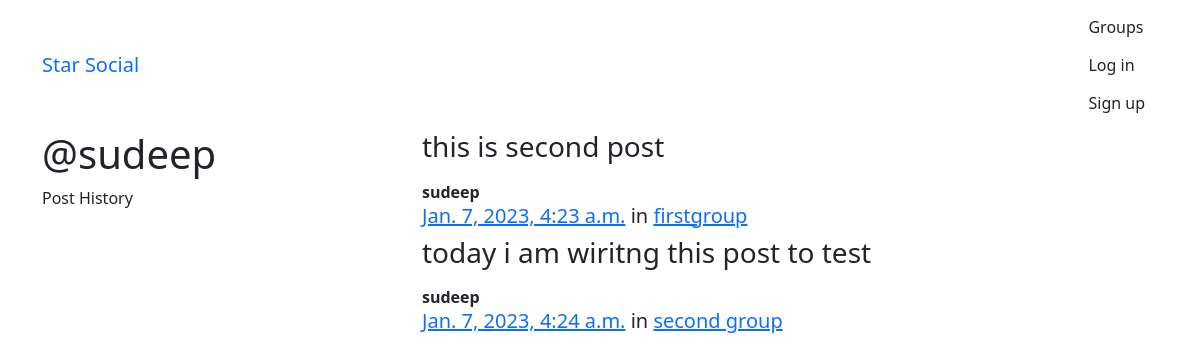
Screenshot of /posts/by/sudeep/ with the database file from the repository.
### posts/models.py (models this page shows, shortened)
class Post(models.Model):
    user = models.ForeignKey(User, related_name="posts", on_delete=models.CASCADE)
    created_date = models.DateTimeField(auto_now=True)
    message = models.TextField()
    message_html = models.TextField(editable=False)
    group = models.ForeignKey(Group, related_name="posting", null=True, blank=True, on_delete=models.CASCADE)
    class Meta:
        unique_together = ["user", "message",]

### groups/models.py (models this page shows, shortened)
class Group(models.Model):
    name = models.CharField(max_length=200, unique=True)
    slug = models.SlugField(allow_unicode=True, unique=True)
    description = models.TextField(blank=True, default="")
    description_html = models.TextField(blank=True, editable=False, default="")
    member = models.ManyToManyField(User, through="GroupMember", through_fields=("group", "user"))
    class Meta:
        ordering = ("name",)

### posts/views.py (the view)
# urls.py: path("by/<username>/",views.UserPosts.as_view(),name="for_user"),
class UserPosts(generic.ListView):
    model = models.Post
    template_name = "posts/user_post_list.html"
    def get_queryset(self):
        try:
            self.post_user = User.objects.prefetch_related("posts").get(
                username__iexact=self.kwargs.get("username")
            )
        except User.DoesNotExist:
            raise Http404
        else:
            return self.post_user.posts.all()
    def get_context_data(self, **kwargs):
        context = super().get_context_data(**kwargs)
        context["post_user"] = self.post_user
        return context

### posts/templates/posts/user_post_list.html
{% extends "posts/post_base.html" %}
{% block prepost %}
<div class="col-md-4">
    <h1>@{{ post_user.username }}</h1>
    <p>Post History</p>
</div>
{% endblock %}
{% block post_content %}
<div class="col-md-8">
    {% for post in post_list %}
    {% include "posts/_post.html" %}
    {% endfor %}
</div>
{% endblock %}

### posts/templates/posts/_post.html (shortened to what this page needs)
<div class="post media">
    <h3>{{ post.message_html|safe }}</h3>
    <div class="media-body">
        <strong>{{ post.user.username }}</strong>
        <h5 class="media-heading">
            <time class="time"><a
                    href="{% url 'posts:single' username=post.user.username pk=post.pk %}">{{post.created_date}}</a></time>
            {% if post.group %}
            <span class="group-name">in <a href="{% url 'groups:all' %}">{{ post.group.name }}</a></span>
            {% endif %}
        </h5>
    </div>
</div>

### rows the page displays
Post: message_html "this is second post", user.username "sudeep", created_date "Jan. 7, 2023, 4:23 a.m.", group.name "firstgroup"
Post: message_html "today i am wiritng this post to test", user.username "sudeep", created_date "Jan. 7, 2023, 4:24 a.m.", group.name "second group"

### other values shown
{{ post_user.username }} "sudeep"
